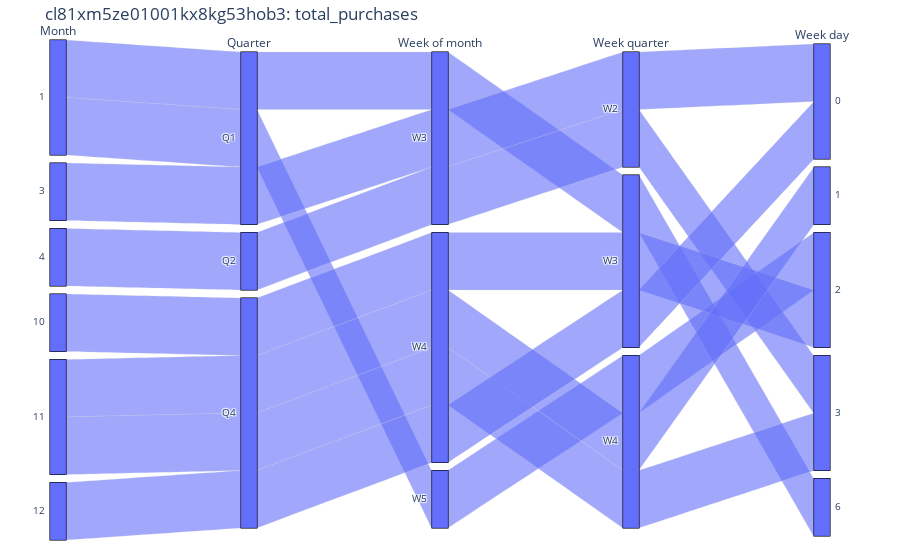

Here is the notebook cell this chart was saved with:
### Code cell
def plot_parallel_categories(
    statements_df_target_business: pd.DataFrame, business: str, currency_variable
) -> go.Figure:
    target_df = statements_df_target_business[
        statements_df_target_business["business_id"] == business
    ]
    target_df = target_df[target_df[currency_variable] > 0]
    quarter_dim = go.parcats.Dimension(
        values=target_df["quarter"],
        categoryorder="category ascending",
        label="Quarter",
    )
    month_dim = go.parcats.Dimension(
        values=target_df["month"],
        categoryorder="category ascending",
        label="Month",
    )
    weekofmonth_dim = go.parcats.Dimension(
        values=target_df["weekofmonth"],
        categoryorder="category ascending",
        label="Week of month",
    )
    weekquarter_dim = go.parcats.Dimension(
        values=target_df["weekquarter"],
        categoryorder="category ascending",
        label="Week quarter",
    )
    weekday_dim = go.parcats.Dimension(
        values=target_df["dayofweek"],
        categoryorder="category ascending",
        label="Week day",
    )
    fig = go.Figure(
        data=[
            go.Parcats(
                dimensions=[
                    month_dim,
                    quarter_dim,
                    weekofmonth_dim,
                    weekquarter_dim,
                    weekday_dim,
                ],
                # line=dict(
                #     color=target_df["total_purchases"],
                #     colorbar=dict(
                #         title="Total Purchases",
                #     ),
                #     cmin=0,
                #     cmax=5000,
                # ),
            )
        ]
    )
    fig.update_layout(
        title=f"{business}: {currency_variable}",
        margin=dict(l=10, r=30, t=40, b=20),
    )
    return fig


features_and_target = create_features(
    statements_df, "statement_end_date", "total_purchases"
)
for business in target_business["business_id"].to_list():
    plot_figure = plot_parallel_categories(features_and_target, business, "total_purchases")
    plot_figure.show()

### Figure 1 — Plotly figure (JSON) as saved in the notebook; plotly's stock layout.template omitted (floating-point values rounded to 4 significant figures)
{"data": [{"dimensions": [{"categoryorder": "category ascending", "label": "Month", "values": [10, 11, 11, 12, 1, 1, 3, 4]}, {"categoryorder": "category ascending", "label": "Quarter", "values": ["Q4", "Q4", "Q4", "Q4", "Q1", "Q1", "Q1", "Q2"]}, {"categoryorder": "category ascending", "label": "Week of month", "values": ["W4", "W4", "W4", "W4", "W3", "W5", "W3", "W3"]}, {"categoryorder": "category ascending", "label": "Week quarter", "values": ["W3", "W4", "W4", "W3", "W3", "W4", "W2", "W2"]}, {"categoryorder": "category ascending", "label": "Week day", "values": [2, 1, 3, 0, 6, 2, 0, 3]}], "type": "parcats"}], "layout": {"margin": {"b": 20, "l": 10, "r": 30, "t": 40}, "title": {"text": "cl81xm5ze01001kx8kg53hob3: total_purchases"}}}
